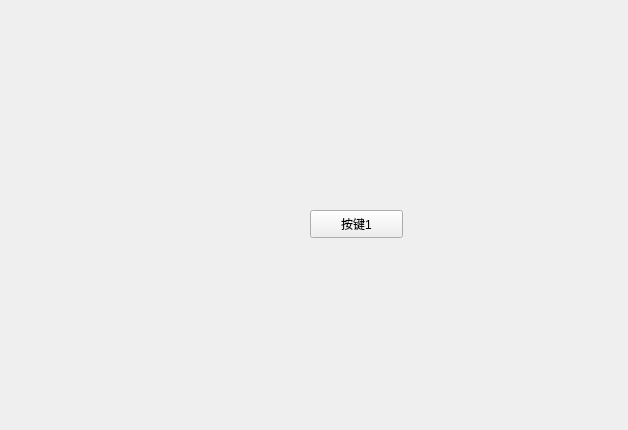
<?xml version="1.0" encoding="UTF-8"?>
<ui version="4.0">
 <class>Widget</class>
 <widget class="QWidget" name="Widget">
  <property name="geometry">
   <rect>
    <x>0</x>
    <y>0</y>
    <width>628</width>
    <height>430</height>
   </rect>
  </property>
  <property name="windowTitle">
   <string>Widget</string>
  </property>
  <widget class="MyButton" name="pushButton">
   <property name="geometry">
    <rect>
     <x>310</x>
     <y>210</y>
     <width>93</width>
     <height>28</height>
    </rect>
   </property>
   <property name="text">
    <string>按键1</string>
   </property>
  </widget>
 </widget>
 <layoutdefault spacing="6" margin="11"/>
 <customwidgets>
  <customwidget>
   <class>MyButton</class>
   <extends>QPushButton</extends>
   <header>mybutton.h</header>
  </customwidget>
 </customwidgets>
 <resources/>
 <connections/>
</ui>
